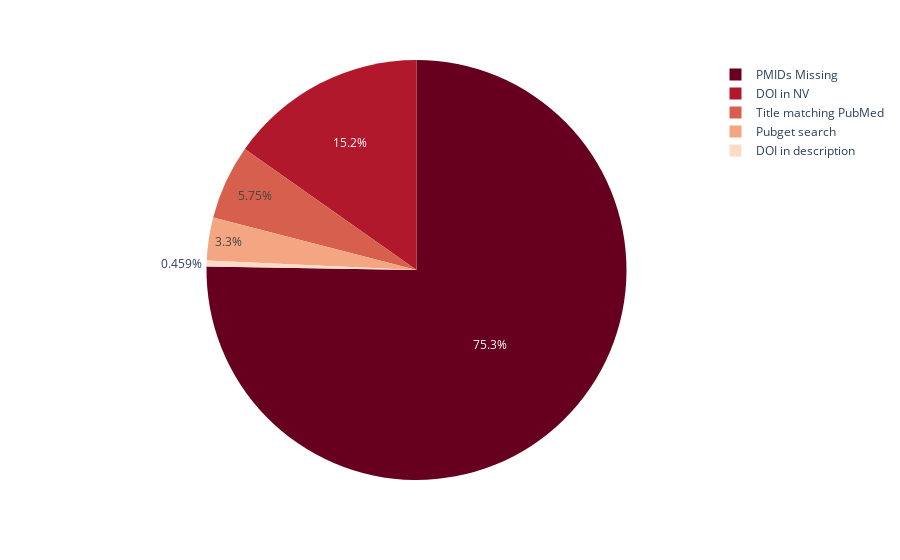

Source (notebook cell):
### Code cell
fig = px.pie(
    coll_per_source,
    values="count",
    names="source",
    color_discrete_sequence=px.colors.sequential.RdBu,
)
fig.write_html(op.join(fig_dir, "11_collections_pmid.html"), full_html=True, include_plotlyjs=True)
fig.write_image(op.join(fig_dir, "11_collections_pmid.png"), scale=6)
fig.show()

### Figure 1 — Plotly figure (JSON) as saved in the notebook; plotly's stock layout.template omitted (floating-point values rounded to 4 significant figures)
{"data": [{"domain": {"x": [0, 1], "y": [0, 1]}, "hovertemplate": "source=%{label}<br>count=%{value}<extra></extra>", "labels": ["DOI in NV", "Title matching PubMed", "Pubget search", "DOI in description", "PMIDs Missing"], "legendgroup": "", "name": "", "showlegend": true, "type": "pie", "values": [896, 338, 194, 27, 4426]}], "layout": {"legend": {"tracegroupgap": 0}, "margin": {"t": 60}, "piecolorway": ["rgb(103,0,31)", "rgb(178,24,43)", "rgb(214,96,77)", "rgb(244,165,130)", "rgb(253,219,199)", "rgb(247,247,247)", "rgb(209,229,240)", "rgb(146,197,222)", "rgb(67,147,195)", "rgb(33,102,172)", "rgb(5,48,97)"]}}
